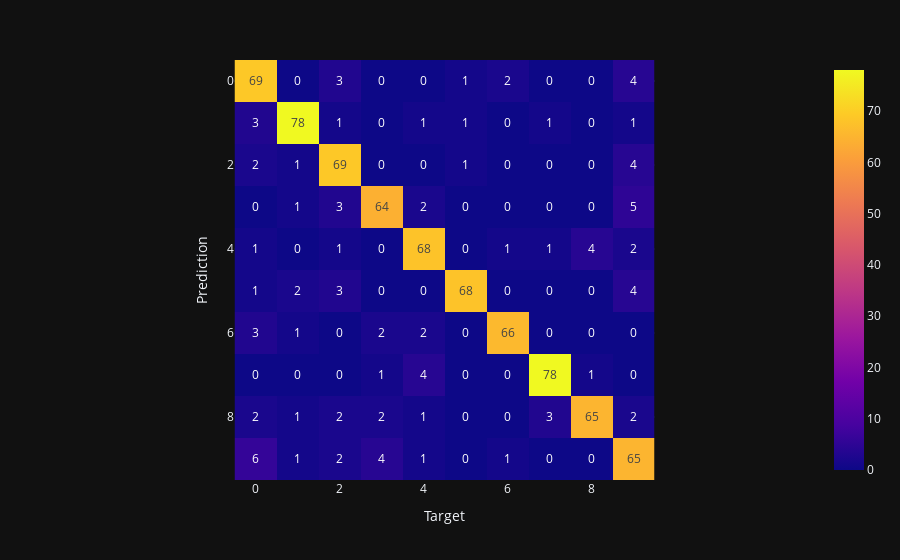

Notebook source saved alongside this figure:
### Code cell
decision_y_train = decision_model.predict(X_train)

@score_for('DecisionTree', 'train')
@time_for('DecisionTree', 'train')
def train_decision():
    return f1_score(decision_y_train, y_train, average='macro')

print(
    "F1-мера для тренировочных данных с помощью "
    "DecisionTreeClassifier:", train_decision(),
)
draw_conf_matrix(y_train, decision_y_train)

### Figure 1 — Plotly figure (JSON) as saved in the notebook; plotly's stock layout.template omitted (floating-point values rounded to 4 significant figures)
{"data": [{"coloraxis": "coloraxis", "name": "0", "texttemplate": "%{z}", "z": [[69, 0, 3, 0, 0, 1, 2, 0, 0, 4], [3, 78, 1, 0, 1, 1, 0, 1, 0, 1], [2, 1, 69, 0, 0, 1, 0, 0, 0, 4], [0, 1, 3, 64, 2, 0, 0, 0, 0, 5], [1, 0, 1, 0, 68, 0, 1, 1, 4, 2], [1, 2, 3, 0, 0, 68, 0, 0, 0, 4], [3, 1, 0, 2, 2, 0, 66, 0, 0, 0], [0, 0, 0, 1, 4, 0, 0, 78, 1, 0], [2, 1, 2, 2, 1, 0, 0, 3, 65, 2], [6, 1, 2, 4, 1, 0, 1, 0, 0, 65]], "type": "heatmap", "xaxis": "x", "yaxis": "y", "hovertemplate": "x: %{x}<br>y: %{y}<br>color: %{z}<extra></extra>"}], "layout": {"xaxis": {"anchor": "y", "domain": [0.0, 1.0], "scaleanchor": "y", "constrain": "domain", "title": {"text": "Target"}}, "yaxis": {"anchor": "x", "domain": [0.0, 1.0], "autorange": "reversed", "constrain": "domain", "title": {"text": "Prediction"}}, "coloraxis": {"colorscale": [[0.0, "#0d0887"], [0.1111, "#46039f"], [0.2222, "#7201a8"], [0.3333, "#9c179e"], [0.4444, "#bd3786"], [0.5556, "#d8576b"], [0.6667, "#ed7953"], [0.7778, "#fb9f3a"], [0.8889, "#fdca26"], [1.0, "#f0f921"]]}, "margin": {"t": 60}}}
